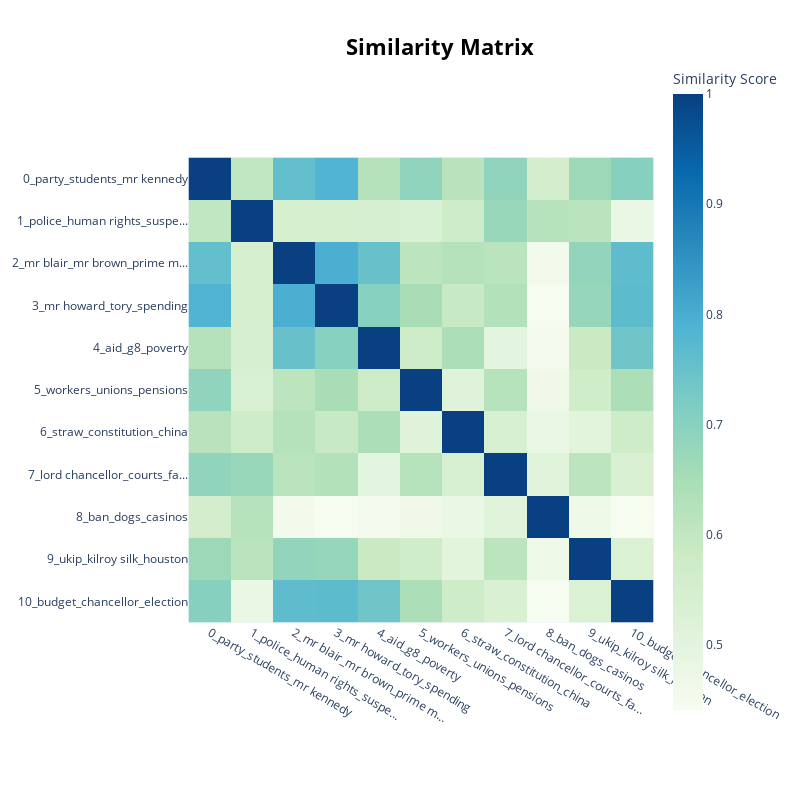

The notebook cell this image was saved under:
### Code cell
# Visualise a similarity matrix
topic_model.visualize_heatmap(top_n_topics=30)

### Figure 1 — Plotly figure (JSON) as saved in the notebook; plotly's stock layout.template omitted (floating-point values rounded to 4 significant figures)
{"data": [{"coloraxis": "coloraxis", "hovertemplate": "x: %{x}<br>y: %{y}<br>Similarity Score: %{z}<extra></extra>", "name": "0", "type": "heatmap", "x": ["0_party_students_mr kennedy", "1_police_human rights_suspe...", "2_mr blair_mr brown_prime m...", "3_mr howard_tory_spending", "4_aid_g8_poverty", "5_workers_unions_pensions", "6_straw_constitution_china", "7_lord chancellor_courts_fa...", "8_ban_dogs_casinos", "9_ukip_kilroy silk_houston", "10_budget_chancellor_election"], "xaxis": "x", "y": ["0_party_students_mr kennedy", "1_police_human rights_suspe...", "2_mr blair_mr brown_prime m...", "3_mr howard_tory_spending", "4_aid_g8_poverty", "5_workers_unions_pensions", "6_straw_constitution_china", "7_lord chancellor_courts_fa...", "8_ban_dogs_casinos", "9_ukip_kilroy silk_houston", "10_budget_chancellor_election"], "yaxis": "y", "z": [[1.0, 0.603, 0.7559, 0.7862, 0.6235, 0.6874, 0.6203, 0.6858, 0.554, 0.6672, 0.7035], [0.603, 1.0, 0.5481, 0.5497, 0.5432, 0.5375, 0.5738, 0.6733, 0.6214, 0.6154, 0.4759], [0.7559, 0.5481, 1.0, 0.7975, 0.7499, 0.6115, 0.6254, 0.6172, 0.4546, 0.6848, 0.7643], [0.7862, 0.5497, 0.7975, 1.0, 0.7018, 0.6512, 0.5897, 0.6306, 0.4437, 0.6779, 0.7676], [0.6235, 0.5432, 0.7499, 0.7018, 1.0, 0.5782, 0.643, 0.4977, 0.4487, 0.5874, 0.7392], [0.6874, 0.5375, 0.6115, 0.6512, 0.5782, 1.0, 0.514, 0.6207, 0.4633, 0.5675, 0.642], [0.6203, 0.5738, 0.6254, 0.5897, 0.643, 0.514, 1.0, 0.5411, 0.4778, 0.5059, 0.5736], [0.6858, 0.6733, 0.6172, 0.6306, 0.4977, 0.6207, 0.5411, 1.0, 0.5113, 0.6117, 0.5353], [0.554, 0.6214, 0.4546, 0.4437, 0.4487, 0.4633, 0.4778, 0.5113, 1.0, 0.4677, 0.4409], [0.6672, 0.6154, 0.6848, 0.6779, 0.5874, 0.5675, 0.5059, 0.6117, 0.4677, 1.0, 0.5325], [0.7035, 0.4759, 0.7643, 0.7676, 0.7392, 0.642, 0.5736, 0.5353, 0.4409, 0.5325, 1.0]]}], "layout": {"coloraxis": {"colorbar": {"title": {"text": "Similarity Score"}}, "colorscale": [[0, "rgb(247,252,240)"], [0.125, "rgb(224,243,219)"], [0.25, "rgb(204,235,197)"], [0.375, "rgb(168,221,181)"], [0.5, "rgb(123,204,196)"], [0.625, "rgb(78,179,211)"], [0.75, "rgb(43,140,190)"], [0.875, "rgb(8,104,172)"], [1, "rgb(8,64,129)"]]}, "height": 800, "hoverlabel": {"bgcolor": "white", "font": {"family": "Rockwell", "size": 16}}, "legend": {"title": {"text": "Trend"}}, "margin": {"t": 60}, "showlegend": true, "title": {"font": {"color": "Black", "size": 22}, "text": "<b>Similarity Matrix</b>", "x": 0.55, "xanchor": "center", "y": 0.95, "yanchor": "top"}, "width": 800, "xaxis": {"anchor": "y", "constrain": "domain", "domain": [0, 1], "scaleanchor": "y"}, "yaxis": {"anchor": "x", "autorange": "reversed", "constrain": "domain", "domain": [0, 1]}}}
